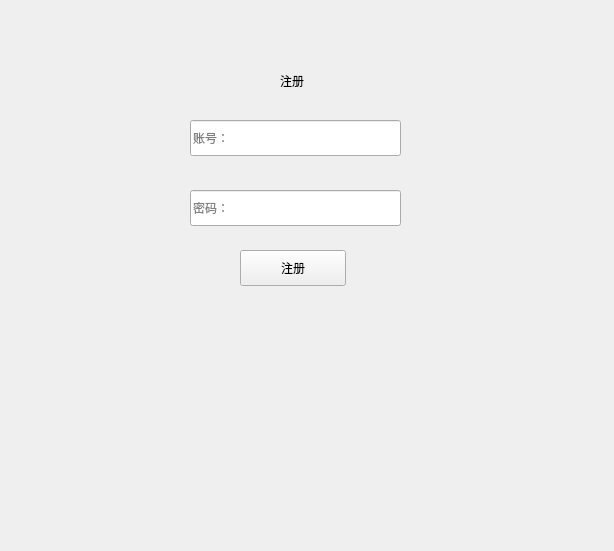
<?xml version="1.0" encoding="UTF-8"?>
<ui version="4.0">
 <class>Form</class>
 <widget class="QWidget" name="Form">
  <property name="geometry">
   <rect>
    <x>0</x>
    <y>0</y>
    <width>614</width>
    <height>551</height>
   </rect>
  </property>
  <property name="windowTitle">
   <string>Form</string>
  </property>
  <widget class="QLabel" name="label">
   <property name="geometry">
    <rect>
     <x>280</x>
     <y>70</y>
     <width>63</width>
     <height>22</height>
    </rect>
   </property>
   <property name="text">
    <string>注册</string>
   </property>
  </widget>
  <widget class="QLineEdit" name="userEdit">
   <property name="geometry">
    <rect>
     <x>190</x>
     <y>120</y>
     <width>211</width>
     <height>36</height>
    </rect>
   </property>
   <property name="placeholderText">
    <string>账号：</string>
   </property>
  </widget>
  <widget class="QLineEdit" name="passwordEdit">
   <property name="geometry">
    <rect>
     <x>190</x>
     <y>190</y>
     <width>211</width>
     <height>36</height>
    </rect>
   </property>
   <property name="placeholderText">
    <string>密码：</string>
   </property>
  </widget>
  <widget class="QPushButton" name="pushButton">
   <property name="geometry">
    <rect>
     <x>240</x>
     <y>250</y>
     <width>106</width>
     <height>36</height>
    </rect>
   </property>
   <property name="text">
    <string>注册</string>
   </property>
  </widget>
 </widget>
 <resources/>
 <connections/>
</ui>
